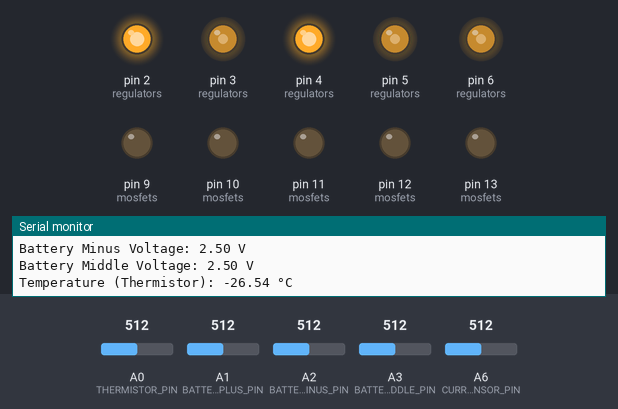
A sketch run on a simulated Arduino Nano, built with avr-gcc and run on an emulated ATmega328P. On the bench: output pins drawn as LEDs (lit = HIGH), the last lines printed to the serial monitor. The test bench sets the inputs (shaded band); at power-on: A6 (CURRENT_SENSOR_PIN) = 512, A0 (THERMISTOR_PIN) = 512, A1 (BATTERY_PLUS_PIN) = 512, A2 (BATTERY_MINUS_PIN) = 512, A3 (BATTERY_MIDDLE_PIN) = 512.

Above: at 1.2 s.
1.3 s: A6 (CURRENT_SENSOR_PIN) set to 500
At 3.4 s:
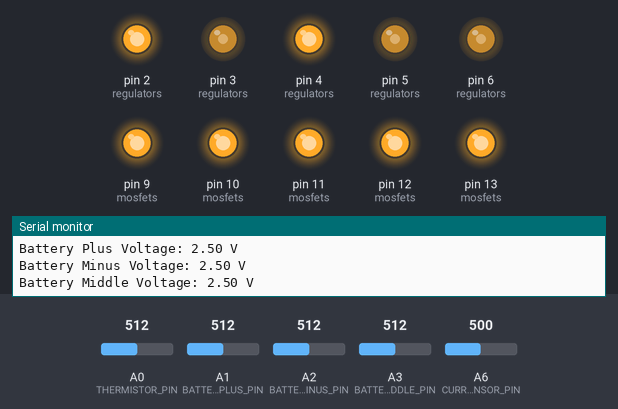
3.7 s: A6 (CURRENT_SENSOR_PIN) set to 522
At 5.5 s:
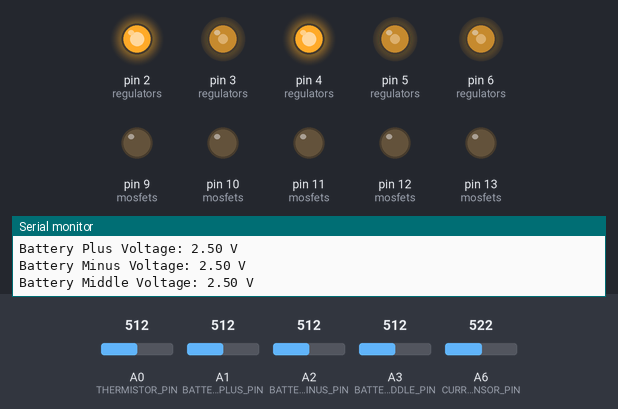
6.0 s: A6 (CURRENT_SENSOR_PIN) set to 502
At 7.6 s:
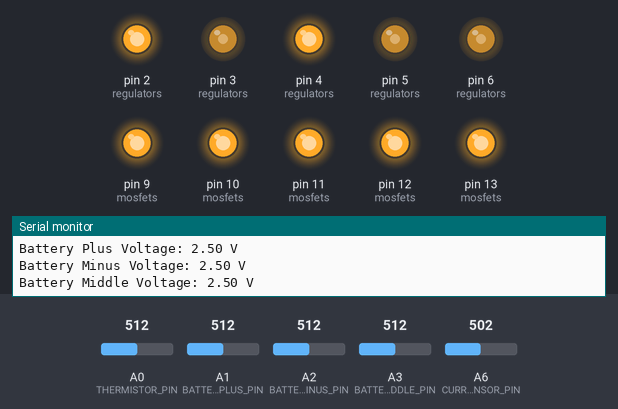
Timing chart, 0 to 9.1 s (numbered marks = the images above; inputs shaded):
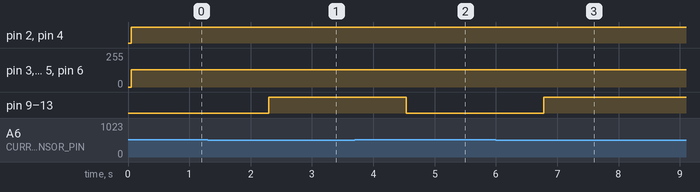

Measured:
- the behaviour switches between 512 and 511 on A6 (CURRENT_SENSOR_PIN) (found by bisection; images 0 and 1)
- after the input at 1.3 s, pin 9 (mosfets), pin 10 (mosfets), pin 11 (mosfets), pin 12 (mosfets), pin 13 (mosfets): LOW → HIGH after 1.0 s
- after the input at 3.7 s, pin 9 (mosfets), pin 10 (mosfets), pin 11 (mosfets), pin 12 (mosfets), pin 13 (mosfets): HIGH → LOW after 0.84 s
- after the input at 6.0 s, pin 9 (mosfets), pin 10 (mosfets), pin 11 (mosfets), pin 12 (mosfets), pin 13 (mosfets): LOW → HIGH after 0.78 s

The sketch:

sketch_feb10a.ino
```cpp
#include <PID_v1.h>

#define NUMSAMPLES 5
#define THERMISTOR_PIN A0
#define R1 100000
#define NUM_MOSFETS 5
#define NUM_REGULATORS 5
#define CURRENT_SENSOR_PIN A6
#define BATTERY_PLUS_PIN A1
#define BATTERY_MINUS_PIN A2
#define BATTERY_MIDDLE_PIN A3

// Struktura za predstavljanje NTC senzora
struct NTC {
  int pin;
  float c1, c2, c3;
};

// Struktura za predstavljanje uređaja (MOSFET ili regulator)
struct Device {
  int pin;
};

// Bolja enkapsulacija
class Controller {
private:
  double setpoint;
  double input, output;
  PID pid;
  NTC thermistor;
  NTC battery_plus;
  NTC battery_minus;
  NTC battery_middle;
  Device mosfets[NUM_MOSFETS];
  Device regulators[NUM_REGULATORS];
public:
  Controller(double Kp, double Ki, double Kd, NTC _thermistor, double _setpoint, Device _mosfets[], Device _regulators[])
    : thermistor(_thermistor), setpoint(_setpoint), pid(&input, &output, &setpoint, Kp, Ki, Kd, DIRECT) {
    memcpy(mosfets, _mosfets, sizeof(mosfets));
    memcpy(regulators, _regulators, sizeof(regulators));
  }

  void setup() {
    Serial.begin(9600);
    pinMode(CURRENT_SENSOR_PIN, INPUT);
    pinMode(BATTERY_PLUS_PIN, INPUT);
    pinMode(BATTERY_MINUS_PIN, INPUT);
    pinMode(BATTERY_MIDDLE_PIN, INPUT);
    for (int i = 0; i < NUM_MOSFETS; i++) {
      pinMode(mosfets[i].pin, OUTPUT);
    }
    for (int i = 0; i < NUM_REGULATORS; i++) {
      pinMode(regulators[i].pin, OUTPUT);
    }
    pid.SetMode(AUTOMATIC);
  }

  float readTemperatureSum(byte samples, NTC sensor) {
    float sum = 0;
    for (int i = 0; i < samples; i++) {
      float Vo = analogRead(sensor.pin);
      float R2 = R1 * (1023.0 / Vo - 1.0);
      float logR2 = log(R2);
      float celsius = (1.0 / (sensor.c1 + sensor.c2 * logR2 + sensor.c3 * logR2 * logR2 * logR2)) - 273.15;
      sum += celsius;
      delay(10);
    }
    return sum / samples;
  }

  void loop() {
    float averageTemperature = readTemperatureSum(NUMSAMPLES, thermistor);
    float batteryPlusVoltage = analogRead(BATTERY_PLUS_PIN) * (5.0 / 1023.0);
    float batteryMinusVoltage = analogRead(BATTERY_MINUS_PIN) * (5.0 / 1023.0);
    float batteryMiddleVoltage = analogRead(BATTERY_MIDDLE_PIN) * (5.0 / 1023.0);

    input = analogRead(CURRENT_SENSOR_PIN);
    pid.Compute();
    for (int i = 0; i < NUM_MOSFETS; i++) {
      digitalWrite(mosfets[i].pin, output > 0 ? HIGH : LOW);
    }
    for (int i = 0; i < NUM_REGULATORS; i++) {
      analogWrite(regulators[i].pin, 128);
    }
    Serial.print("Temperature (Thermistor): ");
    Serial.print(averageTemperature);
    Serial.println(" °C");

    Serial.print("Battery Plus Voltage: ");
    Serial.print(batteryPlusVoltage, 2);
    Serial.println(" V");

    Serial.print("Battery Minus Voltage: ");
    Serial.print(batteryMinusVoltage, 2);
    Serial.println(" V");

    Serial.print("Battery Middle Voltage: ");
    Serial.print(batteryMiddleVoltage, 2);
    Serial.println(" V");

    delay(1000);
  }
};

NTC thermistor = { THERMISTOR_PIN, 1.009249522e-03, 2.378405444e-04, 2.019202697e-07 };

Device mosfets[NUM_MOSFETS] = { { 9 }, { 10 }, { 11 }, { 12 }, { 13 } };
Device regulators[NUM_REGULATORS] = { { 2 }, { 3 }, { 4 }, { 5 }, { 6 } };

double Kp = 2, Ki = 5, Kd = 1;
double setpoint = 512.0;

Controller controller(Kp, Ki, Kd, thermistor, setpoint, mosfets, regulators);

void setup() {
  controller.setup();
}

void loop() {
  controller.loop();
}
```
